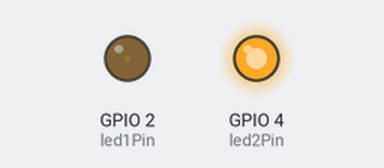
Recording of a sketch running on a simulated ESP32. Parts: output pins drawn as LEDs (lit = HIGH). What the sketch prints to the serial monitor is not drawn.

Above: at 1.05 s.
At 2.15 s:
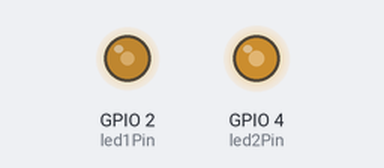
At 3.3 s:
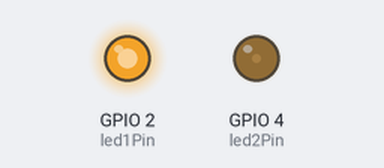
At 5.6 s:
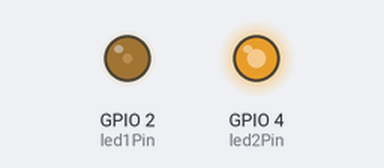
Timing chart, 0 to 7.7 s (numbered marks = the images above):
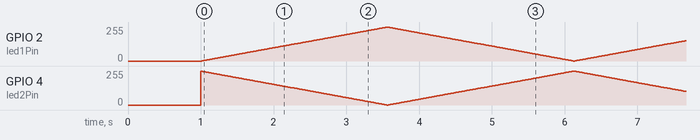

The sketch:

19b.ino
```cpp
// 定义两个LED引脚（面包板上分别连接这两个引脚，各串联一个220Ω电阻到GND）
const int led1Pin = 2;  // 第一个LED（也可以用板载LED）
const int led2Pin = 4;  // 第二个LED（外接LED）

// PWM通用参数
const int pwmFreq = 5000;      // PWM频率5000Hz
const int pwmResolution = 8;   // 8位分辨率（占空比0-255）
const int stepDelay = 10;      // 渐变步长延时，控制整体速度

void setup() {
  // 初始化串口通信
  Serial.begin(115200);
  delay(1000);
  Serial.println("=== 警车双闪灯效（双通道PWM反相渐变） ===");

  // 初始化两个独立的PWM通道
  // ESP32会自动为每个引脚分配不同的PWM通道
  ledcAttach(led1Pin, pwmFreq, pwmResolution);
  ledcAttach(led2Pin, pwmFreq, pwmResolution);
}

void loop() {
  // 核心逻辑：两个LED反相渐变
  // 当led1从0→255（逐渐变亮）时，led2从255→0（逐渐变暗）
  for (int dutyCycle = 0; dutyCycle <= 255; dutyCycle++) {
    ledcWrite(led1Pin, dutyCycle);          // LED1占空比递增
    ledcWrite(led2Pin, 255 - dutyCycle);    // LED2占空比递减（反相）
    delay(stepDelay);
  }

  // 当led1达到最亮时，开始反向渐变
  // 当led1从255→0（逐渐变暗）时，led2从0→255（逐渐变亮）
  for (int dutyCycle = 255; dutyCycle >= 0; dutyCycle--) {
    ledcWrite(led1Pin, dutyCycle);
    ledcWrite(led2Pin, 255 - dutyCycle);
    delay(stepDelay);
  }

  Serial.println("一个完整的双闪周期完成");
}
```
